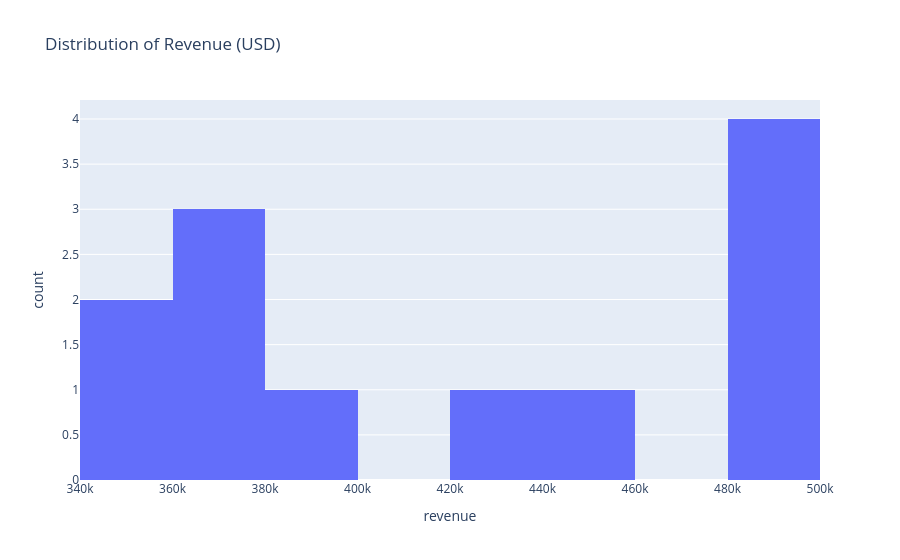

The notebook cell this image was saved under:
### Markdown cell above
## Calculating Summary Statistic by Region

Calculate the meanm median, standard deviation and IQR by region using agg function

The Southeast has the biggest IQR and standard deviation due to the first 6 months having an average of 480,000 while the latter 6 months having an average of 370,000. Southeast mean is lying due to the data being a bimodality

All the remaining region having mean and median that are pretty similiar and is reliable

### Code cell
# Creating a histogram for the total revenue earned by Southeast region
import plotly.express as px

southeast = northwoodfresh[northwoodfresh["region"] == "Southeast"]

fig = px.histogram(
    southeast,
    x="revenue",
    nbins=10,
    title="Distribution of Revenue (USD)",
)
fig.show()

### Figure 1 — Plotly figure (JSON) as saved in the notebook; plotly's stock layout.template omitted (floating-point values rounded to 4 significant figures)
{"data": [{"bingroup": "x", "hovertemplate": "revenue=%{x}<br>count=%{y}<extra></extra>", "legendgroup": "", "marker": {"color": "#636efa", "pattern": {"shape": ""}}, "name": "", "nbinsx": 10, "orientation": "v", "showlegend": false, "type": "histogram", "x": [485000.0, 433000.0, 448100.0, 484700.0, 497700.0, 484100.0, 367900.0, 364400.0, 342600.0, 356700.0, 361500.0, 389600.0], "xaxis": "x", "yaxis": "y"}], "layout": {"barmode": "relative", "legend": {"tracegroupgap": 0}, "title": {"text": "Distribution of Revenue (USD)"}, "xaxis": {"anchor": "y", "domain": [0, 1], "title": {"text": "revenue"}}, "yaxis": {"anchor": "x", "domain": [0, 1], "title": {"text": "count"}}}}
